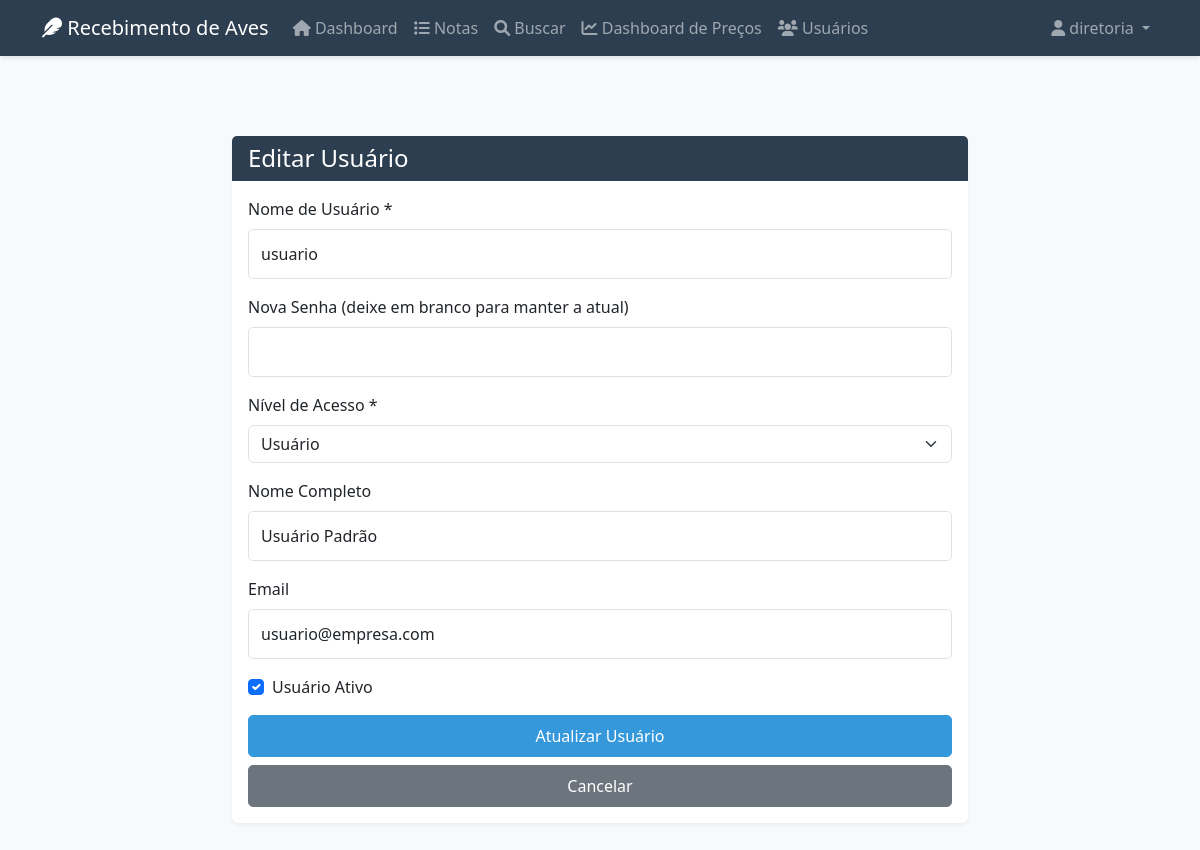
Page /editar_usuario/4 (signed in) on the committed database.
### app.py (models this page shows, shortened)
class User(UserMixin, db.Model):
    id = db.Column(db.Integer, primary_key=True)
    username = db.Column(db.String(80), unique=True, nullable=False)
    password_hash = db.Column(db.String(120), nullable=False)
    role = db.Column(db.String(20), nullable=False)  # 'diretoria', 'financeiro', 'usuario', 'visualizador', 'gerente'
    nome_completo = db.Column(db.String(100))
    email = db.Column(db.String(120))
    data_criacao = db.Column(db.DateTime, default=datetime.now)
    ativo = db.Column(db.Boolean, default=True)
    criado_por_id = db.Column(db.Integer, db.ForeignKey('user.id'))
    @property
    def is_diretoria(self):
        return self.role == 'diretoria'
    @property
    def is_financeiro(self):
        return self.role == 'financeiro'
    @property
    def is_gerente(self):
        return self.role == 'gerente'

### app.py (the view, shortened to what this page needs)
@app.route('/editar_usuario/<int:id>', methods=['GET', 'POST'])
@login_required
def editar_usuario(id):
    if not current_user.is_diretoria:
        flash('Acesso negado!', 'danger')
        return redirect(url_for('dashboard'))
    user = User.query.get_or_404(id)
    return render_template('editar_usuario.html', user=user)

### app.py (called while the page is built)
@login_manager.user_loader
def load_user(user_id):
    return User.query.get(int(user_id))

### templates/editar_usuario.html (shortened to what this page needs)
{% extends "base.html" %}
{% block content %}
<div class="container mt-4">
    <div class="row justify-content-center">
        <div class="col-md-8">
            <div class="card">
                <div class="card-header">
                    <h4 class="mb-0">Editar Usuário</h4>
                </div>
                <div class="card-body">
                    <form method="POST" class="needs-validation" novalidate>
                        <div class="mb-3">
                            <label for="username" class="form-label">Nome de Usuário *</label>
                            <input type="text" class="form-control" id="username" name="username" value="{{ user.username }}" required>
                        </div>
                        <div class="mb-3">
                            <label for="password" class="form-label">Nova Senha (deixe em branco para manter a atual)</label>
                            <input type="password" class="form-control" id="password" name="password">
                        </div>
                        <div class="mb-3">
                            <label for="role" class="form-label">Nível de Acesso *</label>
                            <select class="form-select" id="role" name="role" required>
                                <option value="usuario" {% if user.role == 'usuario' %}selected{% endif %}>Usuário</option>
                            </select>
                        </div>
                        <div class="mb-3">
                            <label for="nome_completo" class="form-label">Nome Completo</label>
                            <input type="text" class="form-control" id="nome_completo" name="nome_completo" value="{{ user.nome_completo or '' }}">
                        </div>
                        <div class="mb-3">
                            <label for="email" class="form-label">Email</label>
                            <input type="email" class="form-control" id="email" name="email" value="{{ user.email or '' }}">
                        </div>
                        <div class="mb-3">
                            <div class="form-check">
                                <input class="form-check-input" type="checkbox" id="ativo" name="ativo" {% if user.ativo %}checked{% endif %}>
                                <label class="form-check-label" for="ativo">
                                    Usuário Ativo
                                </label>
                            </div>
                        </div>
                        <div class="d-grid gap-2">
                            <button type="submit" class="btn btn-primary">Atualizar Usuário</button>
                            <a href="{{ url_for('lista_usuarios') }}" class="btn btn-secondary">Cancelar</a>
                        </div>
                    </form>
                </div>
            </div>
        </div>
    </div>
</div>
{% endblock %}

### templates/base.html (shortened to what this page needs)
<!DOCTYPE html>
<html lang="pt-br">
<head>
    <link href="https://cdn.jsdelivr.net/npm/bootstrap@5.3.0/dist/css/bootstrap.min.css" rel="stylesheet">
    <link href="https://cdnjs.cloudflare.com/ajax/libs/font-awesome/6.0.0/css/all.min.css" rel="stylesheet">
    <link href="{{ url_for('static', filename='css/style.css') }}" rel="stylesheet">
</head>
<body>
    {% if current_user.is_authenticated %}
    <nav class="navbar navbar-expand-lg navbar-dark bg-primary">
        <div class="container">
            <a class="navbar-brand" href="{{ url_for('dashboard') }}">
                <i class="fas fa-feather"></i> Recebimento de Aves
            </a>
            <div class="collapse navbar-collapse" id="navbarNav">
                <ul class="navbar-nav me-auto">
                    <li class="nav-item">
                        <a class="nav-link" href="{{ url_for('dashboard') }}">
                            <i class="fas fa-home"></i> Dashboard
                        </a>
                    </li>
                    <li class="nav-item">
                        <a class="nav-link" href="{{ url_for('lista_notas') }}">
                            <i class="fas fa-list"></i> Notas
                        </a>
                    </li>
                    <li class="nav-item">
                        <a class="nav-link" href="{{ url_for('buscar_notas') }}">
                            <i class="fas fa-search"></i> Buscar
                        </a>
                    </li>
                    <li class="nav-item">
                        <a class="nav-link" href="{{ url_for('dashboard_precos') }}">
                            <i class="fas fa-chart-line"></i> Dashboard de Preços
                        </a>
                    </li>
                    {% if current_user.role == 'diretoria' %}
                    <li class="nav-item">
                        <a class="nav-link" href="{{ url_for('lista_usuarios') }}">
                            <i class="fas fa-users"></i> Usuários
                        </a>
                    </li>
                    {% endif %}
                </ul>
                <ul class="navbar-nav">
                    <li class="nav-item dropdown">
                        <a class="nav-link dropdown-toggle" href="#" id="userDropdown" role="button"
                           data-bs-toggle="dropdown">
                            <i class="fas fa-user"></i> {{ current_user.username }}
                        </a>
                    </li>
                </ul>
            </div>
        </div>
    </nav>
    {% endif %}
    <main class="py-4">
        {% block content %}{% endblock %}
    </main>
</body>
</html>

### static/css/style.css (style rules this page uses)
body { background-color: #f8f9fa; min-height: 100vh; padding-bottom: 2rem; }
.card { box-shadow: 0 0.125rem 0.25rem rgba(0, 0, 0, 0.075); transition: transform 0.2s ease-in-out; }
.card-header { background-color: #f8f9fa; border-bottom: 1px solid rgba(0, 0, 0, 0.125); }
.navbar { box-shadow: 0 2px 4px rgba(0, 0, 0, 0.1); margin-bottom: 2rem; }
.btn-primary { background-color: #0d6efd; border-color: #0d6efd; transition: all 0.2s ease-in-out; }
.row { animation: fadeIn 0.5s ease-out; }

### templates/base.html (style rules this page uses)
:root { --primary-color: #2c3e50; --secondary-color: #34495e; --accent-color: #3498db; --success-color: #27ae60; --warning-color: #f1c40f; --danger-color: #e74c3c; }
body { background-color: #f8f9fa; }
.navbar { background-color: var(--primary-color) !important; box-shadow: 0 2px 4px rgba(0,0,0,0.1); }
.card { border: none; box-shadow: 0 2px 4px rgba(0,0,0,0.05); margin-bottom: 1.5rem; }
.card-header { background-color: var(--primary-color); color: white; border-bottom: none; }
.btn { border-radius: 5px; padding: 0.5rem 1rem; font-weight: 500; transition: all 0.3s ease; }
.btn-primary { background-color: var(--accent-color); border-color: var(--accent-color); }
.form-control { border-radius: 5px; border: 1px solid #dee2e6; padding: 0.75rem; }

### rows in the picture
User: username "diretoria"
User: username "usuario", role "Usuário", nome_completo "Usuário Padrão", email "usuario@empresa.com", ativo "☑"
